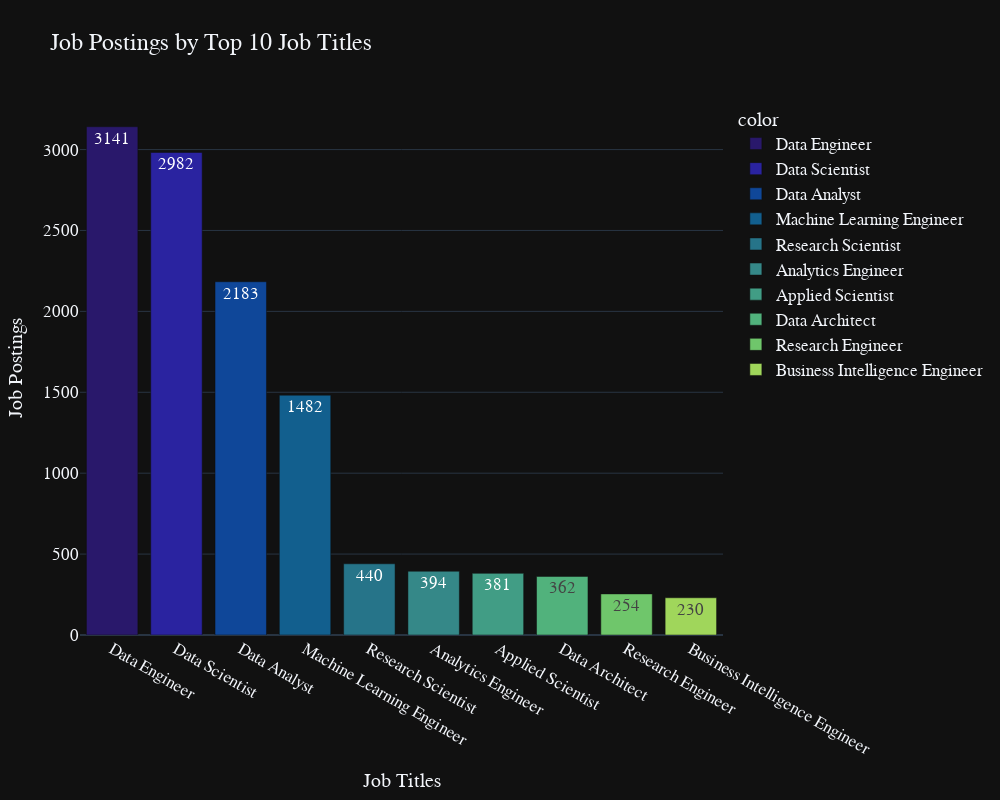

Notebook source saved alongside this figure:
### Code cell
# Bar Chart: Job Postings by Top 10 Job Titles

top10_job_title = dfSalaries['job_title'].value_counts()[:10]

fig = px.bar(
    y=top10_job_title.values,
    x=top10_job_title.index,
    color = top10_job_title.index,
    color_discrete_sequence=px.colors.sequential.haline,
    text=top10_job_title.values,
    title= 'Job Postings by Top 10 Job Titles',
    template= 'plotly_dark',
    width=1000, height=800,  # Width and height
)

fig.update_layout(
    xaxis_title="Job Titles",
    yaxis_title="Job Postings",
    font = dict(size=17,family="Franklin Gothic"))

fig.show()

### Figure 1 — Plotly figure (JSON) as saved in the notebook; plotly's stock layout.template omitted (floating-point values rounded to 4 significant figures)
{"data": [{"alignmentgroup": "True", "hovertemplate": "color=Data Engineer<br>x=%{x}<br>y=%{y}<br>text=%{text}<extra></extra>", "legendgroup": "Data Engineer", "marker": {"color": "rgb(41, 24, 107)", "pattern": {"shape": ""}}, "name": "Data Engineer", "offsetgroup": "Data Engineer", "orientation": "v", "showlegend": true, "text": [3141], "textposition": "auto", "type": "bar", "visible": true, "x": ["Data Engineer"], "xaxis": "x", "y": [3141], "yaxis": "y"}, {"alignmentgroup": "True", "hovertemplate": "color=Data Scientist<br>x=%{x}<br>y=%{y}<br>text=%{text}<extra></extra>", "legendgroup": "Data Scientist", "marker": {"color": "rgb(42, 35, 160)", "pattern": {"shape": ""}}, "name": "Data Scientist", "offsetgroup": "Data Scientist", "orientation": "v", "showlegend": true, "text": [2982], "textposition": "auto", "type": "bar", "visible": true, "x": ["Data Scientist"], "xaxis": "x", "y": [2982], "yaxis": "y"}, {"alignmentgroup": "True", "hovertemplate": "color=Data Analyst<br>x=%{x}<br>y=%{y}<br>text=%{text}<extra></extra>", "legendgroup": "Data Analyst", "marker": {"color": "rgb(15, 71, 153)", "pattern": {"shape": ""}}, "name": "Data Analyst", "offsetgroup": "Data Analyst", "orientation": "v", "showlegend": true, "text": [2183], "textposition": "auto", "type": "bar", "visible": true, "x": ["Data Analyst"], "xaxis": "x", "y": [2183], "yaxis": "y"}, {"alignmentgroup": "True", "hovertemplate": "color=Machine Learning Engineer<br>x=%{x}<br>y=%{y}<br>text=%{text}<extra></extra>", "legendgroup": "Machine Learning Engineer", "marker": {"color": "rgb(18, 95, 142)", "pattern": {"shape": ""}}, "name": "Machine Learning Engineer", "offsetgroup": "Machine Learning Engineer", "orientation": "v", "showlegend": true, "text": [1482], "textposition": "auto", "type": "bar", "visible": true, "x": ["Machine Learning Engineer"], "xaxis": "x", "y": [1482], "yaxis": "y"}, {"alignmentgroup": "True", "hovertemplate": "color=Research Scientist<br>x=%{x}<br>y=%{y}<br>text=%{text}<extra></extra>", "legendgroup": "Research Scientist", "marker": {"color": "rgb(38, 116, 137)", "pattern": {"shape": ""}}, "name": "Research Scientist", "offsetgroup": "Research Scientist", "orientation": "v", "showlegend": true, "text": [440], "textposition": "auto", "type": "bar", "x": ["Research Scientist"], "xaxis": "x", "y": [440], "yaxis": "y"}, {"alignmentgroup": "True", "hovertemplate": "color=Analytics Engineer<br>x=%{x}<br>y=%{y}<br>text=%{text}<extra></extra>", "legendgroup": "Analytics Engineer", "marker": {"color": "rgb(53, 136, 136)", "pattern": {"shape": ""}}, "name": "Analytics Engineer", "offsetgroup": "Analytics Engineer", "orientation": "v", "showlegend": true, "text": [394], "textposition": "auto", "type": "bar", "visible": true, "x": ["Analytics Engineer"], "xaxis": "x", "y": [394], "yaxis": "y"}, {"alignmentgroup": "True", "hovertemplate": "color=Applied Scientist<br>x=%{x}<br>y=%{y}<br>text=%{text}<extra></extra>", "legendgroup": "Applied Scientist", "marker": {"color": "rgb(65, 157, 133)", "pattern": {"shape": ""}}, "name": "Applied Scientist", "offsetgroup": "Applied Scientist", "orientation": "v", "showlegend": true, "text": [381], "textposition": "auto", "type": "bar", "visible": true, "x": ["Applied Scientist"], "xaxis": "x", "y": [381], "yaxis": "y"}, {"alignmentgroup": "True", "hovertemplate": "color=Data Architect<br>x=%{x}<br>y=%{y}<br>text=%{text}<extra></extra>", "legendgroup": "Data Architect", "marker": {"color": "rgb(81, 178, 124)", "pattern": {"shape": ""}}, "name": "Data Architect", "offsetgroup": "Data Architect", "orientation": "v", "showlegend": true, "text": [362], "textposition": "auto", "type": "bar", "visible": true, "x": ["Data Architect"], "xaxis": "x", "y": [362], "yaxis": "y"}, {"alignmentgroup": "True", "hovertemplate": "color=Research Engineer<br>x=%{x}<br>y=%{y}<br>text=%{text}<extra></extra>", "legendgroup": "Research Engineer", "marker": {"color": "rgb(111, 198, 107)", "pattern": {"shape": ""}}, "name": "Research Engineer", "offsetgroup": "Research Engineer", "orientation": "v", "showlegend": true, "text": [254], "textposition": "auto", "type": "bar", "visible": true, "x": ["Research Engineer"], "xaxis": "x", "y": [254], "yaxis": "y"}, {"alignmentgroup": "True", "hovertemplate": "color=Business Intelligence Engineer<br>x=%{x}<br>y=%{y}<br>text=%{text}<extra></extra>", "legendgroup": "Business Intelligence Engineer", "marker": {"color": "rgb(160, 214, 91)", "pattern": {"shape": ""}}, "name": "Business Intelligence Engineer", "offsetgroup": "Business Intelligence Engineer", "orientation": "v", "showlegend": true, "text": [230], "textposition": "auto", "type": "bar", "visible": true, "x": ["Business Intelligence Engineer"], "xaxis": "x", "y": [230], "yaxis": "y"}], "layout": {"barmode": "relative", "font": {"family": "Franklin Gothic", "size": 17}, "height": 800, "legend": {"title": {"text": "color"}, "tracegroupgap": 0}, "title": {"text": "Job Postings by Top 10 Job Titles"}, "width": 1000, "xaxis": {"anchor": "y", "autorange": true, "domain": [0, 1], "range": [-0.5, 9.5], "title": {"text": "Job Titles"}, "type": "category"}, "yaxis": {"anchor": "x", "autorange": true, "domain": [0, 1], "range": [0, 3306.0], "title": {"text": "Job Postings"}, "type": "linear"}}}
